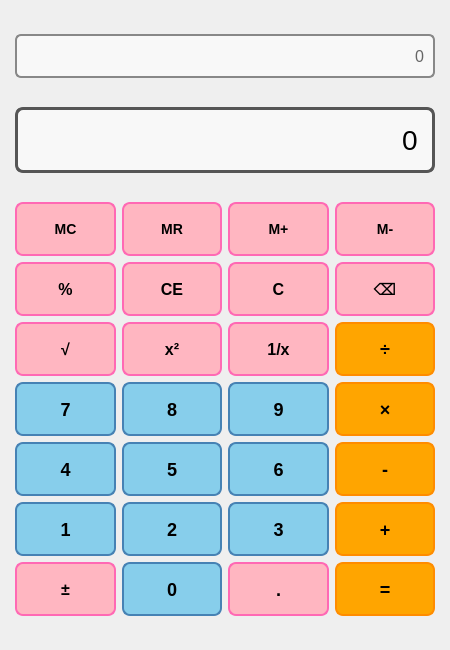
<?xml version="1.0" encoding="UTF-8"?>
<ui version="4.0">
 <class>CalculatorBase</class>
 <widget class="QWidget" name="CalculatorBase">
  <property name="geometry">
   <rect>
    <x>0</x>
    <y>0</y>
    <width>450</width>
    <height>650</height>
   </rect>
  </property>
  <property name="windowTitle">
   <string>Basic Calculator</string>
  </property>
  <layout class="QVBoxLayout" name="mainLayout">
   <property name="spacing">
    <number>10</number>
   </property>
   <property name="leftMargin">
    <number>15</number>
   </property>
   <property name="topMargin">
    <number>15</number>
   </property>
   <property name="rightMargin">
    <number>15</number>
   </property>
   <property name="bottomMargin">
    <number>15</number>
   </property>
   
   <!-- History Display -->
   <item>
    <widget class="QLineEdit" name="historyDisplay">
     <property name="readOnly">
      <bool>true</bool>
     </property>
     <property name="alignment">
      <set>Qt::AlignRight</set>
     </property>
     <property name="maxLength">
      <number>100</number>
     </property>
     <property name="text">
      <string>0</string>
     </property>
     <property name="styleSheet">
      <string notr="true">font-size: 16px;
padding: 5px;
border: 2px solid #888;
border-radius: 6px;
background-color: #f8f8f8;
color: #666;
min-height: 30px;</string>
     </property>
    </widget>
   </item>
   
   <!-- Main Display -->
   <item>
    <widget class="QLineEdit" name="display">
     <property name="readOnly">
      <bool>true</bool>
     </property>
     <property name="alignment">
      <set>Qt::AlignRight</set>
     </property>
     <property name="maxLength">
      <number>50</number>
     </property>
     <property name="text">
      <string>0</string>
     </property>
     <property name="styleSheet">
      <string notr="true">font-size: 28px;
padding: 10px;
border: 3px solid #555;
border-radius: 8px;
background-color: #f8f8f8;
min-height: 40px;</string>
     </property>
    </widget>
   </item>
   
   <!-- Buttons Grid Layout -->
   <item>
    <layout class="QGridLayout" name="buttonsLayout">
     <property name="spacing">
      <number>6</number>
     </property>
     
     <!-- Row 0: Memory Buttons -->
     <item row="0" column="0">
      <widget class="QPushButton" name="clearMemoryButton">
       <property name="text">
        <string>MC</string>
       </property>
       <property name="styleSheet">
        <string notr="true">QPushButton {
    background-color: #ffb6c1;
    color: black;
    border: 2px solid #ff69b4;
    border-radius: 8px;
    font-size: 14px;
    font-weight: bold;
    min-width: 60px;
    min-height: 50px;
}
QPushButton:hover {
    background-color: #ff69b4;
    color: white;
}
QPushButton:pressed {
    background-color: #ff1493;
}</string>
       </property>
      </widget>
     </item>
     <item row="0" column="1">
      <widget class="QPushButton" name="readMemoryButton">
       <property name="text">
        <string>MR</string>
       </property>
       <property name="styleSheet">
        <string notr="true">QPushButton {
    background-color: #ffb6c1;
    color: black;
    border: 2px solid #ff69b4;
    border-radius: 8px;
    font-size: 14px;
    font-weight: bold;
    min-width: 60px;
    min-height: 50px;
}
QPushButton:hover {
    background-color: #ff69b4;
    color: white;
}
QPushButton:pressed {
    background-color: #ff1493;
}</string>
       </property>
      </widget>
     </item>
     <item row="0" column="2">
      <widget class="QPushButton" name="addToMemoryButton">
       <property name="text">
        <string>M+</string>
       </property>
       <property name="styleSheet">
        <string notr="true">QPushButton {
    background-color: #ffb6c1;
    color: black;
    border: 2px solid #ff69b4;
    border-radius: 8px;
    font-size: 14px;
    font-weight: bold;
    min-width: 60px;
    min-height: 50px;
}
QPushButton:hover {
    background-color: #ff69b4;
    color: white;
}
QPushButton:pressed {
    background-color: #ff1493;
}</string>
       </property>
      </widget>
     </item>
     <item row="0" column="3">
      <widget class="QPushButton" name="minToMemoryButton">
       <property name="text">
        <string>M-</string>
       </property>
       <property name="styleSheet">
        <string notr="true">QPushButton {
    background-color: #ffb6c1;
    color: black;
    border: 2px solid #ff69b4;
    border-radius: 8px;
    font-size: 14px;
    font-weight: bold;
    min-width: 60px;
    min-height: 50px;
}
QPushButton:hover {
    background-color: #ff69b4;
    color: white;
}
QPushButton:pressed {
    background-color: #ff1493;
}</string>
       </property>
      </widget>
     </item>
     
     <!-- Row 1: Function Buttons -->
     <item row="1" column="0">
      <widget class="QPushButton" name="percentButton">
       <property name="text">
        <string>%</string>
       </property>
       <property name="styleSheet">
        <string notr="true">QPushButton {
    background-color: #ffb6c1;
    color: black;
    border: 2px solid #ff69b4;
    border-radius: 8px;
    font-size: 16px;
    font-weight: bold;
    min-width: 60px;
    min-height: 50px;
}
QPushButton:hover {
    background-color: #ff69b4;
    color: white;
}
QPushButton:pressed {
    background-color: #ff1493;
}</string>
       </property>
      </widget>
     </item>
     <item row="1" column="1">
      <widget class="QPushButton" name="clearAllButton">
       <property name="text">
        <string>CE</string>
       </property>
       <property name="styleSheet">
        <string notr="true">QPushButton {
    background-color: #ffb6c1;
    color: black;
    border: 2px solid #ff69b4;
    border-radius: 8px;
    font-size: 16px;
    font-weight: bold;
    min-width: 60px;
    min-height: 50px;
}
QPushButton:hover {
    background-color: #ff69b4;
    color: white;
}
QPushButton:pressed {
    background-color: #ff1493;
}</string>
       </property>
      </widget>
     </item>
     <item row="1" column="2">
      <widget class="QPushButton" name="clearButton">
       <property name="text">
        <string>C</string>
       </property>
       <property name="styleSheet">
        <string notr="true">QPushButton {
    background-color: #ffb6c1;
    color: black;
    border: 2px solid #ff69b4;
    border-radius: 8px;
    font-size: 16px;
    font-weight: bold;
    min-width: 60px;
    min-height: 50px;
}
QPushButton:hover {
    background-color: #ff69b4;
    color: white;
}
QPushButton:pressed {
    background-color: #ff1493;
}</string>
       </property>
      </widget>
     </item>
     <item row="1" column="3">
      <widget class="QPushButton" name="backspaceButton">
       <property name="text">
        <string>⌫</string>
       </property>
       <property name="styleSheet">
        <string notr="true">QPushButton {
    background-color: #ffb6c1;
    color: black;
    border: 2px solid #ff69b4;
    border-radius: 8px;
    font-size: 16px;
    font-weight: bold;
    min-width: 60px;
    min-height: 50px;
}
QPushButton:hover {
    background-color: #ff69b4;
    color: white;
}
QPushButton:pressed {
    background-color: #ff1493;
}</string>
       </property>
      </widget>
     </item>
     
     <!-- Row 2: Unary Operations -->
     <item row="2" column="0">
      <widget class="QPushButton" name="sqrtButton">
       <property name="text">
        <string>√</string>
       </property>
       <property name="styleSheet">
        <string notr="true">QPushButton {
    background-color: #ffb6c1;
    color: black;
    border: 2px solid #ff69b4;
    border-radius: 8px;
    font-size: 16px;
    font-weight: bold;
    min-width: 60px;
    min-height: 50px;
}
QPushButton:hover {
    background-color: #ff69b4;
    color: white;
}
QPushButton:pressed {
    background-color: #ff1493;
}</string>
       </property>
      </widget>
     </item>
     <item row="2" column="1">
      <widget class="QPushButton" name="squareButton">
       <property name="text">
        <string>x²</string>
       </property>
       <property name="styleSheet">
        <string notr="true">QPushButton {
    background-color: #ffb6c1;
    color: black;
    border: 2px solid #ff69b4;
    border-radius: 8px;
    font-size: 16px;
    font-weight: bold;
    min-width: 60px;
    min-height: 50px;
}
QPushButton:hover {
    background-color: #ff69b4;
    color: white;
}
QPushButton:pressed {
    background-color: #ff1493;
}</string>
       </property>
      </widget>
     </item>
     <item row="2" column="2">
      <widget class="QPushButton" name="reciprocalButton">
       <property name="text">
        <string>1/x</string>
       </property>
       <property name="styleSheet">
        <string notr="true">QPushButton {
    background-color: #ffb6c1;
    color: black;
    border: 2px solid #ff69b4;
    border-radius: 8px;
    font-size: 16px;
    font-weight: bold;
    min-width: 60px;
    min-height: 50px;
}
QPushButton:hover {
    background-color: #ff69b4;
    color: white;
}
QPushButton:pressed {
    background-color: #ff1493;
}</string>
       </property>
      </widget>
     </item>
     <item row="2" column="3">
      <widget class="QPushButton" name="divideButton">
       <property name="text">
        <string>÷</string>
       </property>
       <property name="styleSheet">
        <string notr="true">QPushButton {
    background-color: #ffa500;
    color: black;
    border: 2px solid #ff8c00;
    border-radius: 8px;
    font-size: 18px;
    font-weight: bold;
    min-width: 60px;
    min-height: 50px;
}
QPushButton:hover {
    background-color: #ff8c00;
    color: white;
}
QPushButton:pressed {
    background-color: #ff7f50;
}</string>
       </property>
      </widget>
     </item>
     
     <!-- Row 3: 7, 8, 9 -->
     <item row="3" column="0">
      <widget class="QPushButton" name="button7">
       <property name="text">
        <string>7</string>
       </property>
       <property name="styleSheet">
        <string notr="true">QPushButton {
    background-color: #87CEEB;
    color: black;
    border: 2px solid #4682b4;
    border-radius: 8px;
    font-size: 18px;
    font-weight: bold;
    min-width: 60px;
    min-height: 50px;
}
QPushButton:hover {
    background-color: #4682b4;
    color: white;
}
QPushButton:pressed {
    background-color: #4169e1;
}</string>
       </property>
      </widget>
     </item>
     <item row="3" column="1">
      <widget class="QPushButton" name="button8">
       <property name="text">
        <string>8</string>
       </property>
       <property name="styleSheet">
        <string notr="true">QPushButton {
    background-color: #87CEEB;
    color: black;
    border: 2px solid #4682b4;
    border-radius: 8px;
    font-size: 18px;
    font-weight: bold;
    min-width: 60px;
    min-height: 50px;
}
QPushButton:hover {
    background-color: #4682b4;
    color: white;
}
QPushButton:pressed {
    background-color: #4169e1;
}</string>
       </property>
      </widget>
     </item>
     <item row="3" column="2">
      <widget class="QPushButton" name="button9">
       <property name="text">
        <string>9</string>
       </property>
       <property name="styleSheet">
        <string notr="true">QPushButton {
    background-color: #87CEEB;
    color: black;
    border: 2px solid #4682b4;
    border-radius: 8px;
    font-size: 18px;
    font-weight: bold;
    min-width: 60px;
    min-height: 50px;
}
QPushButton:hover {
    background-color: #4682b4;
    color: white;
}
QPushButton:pressed {
    background-color: #4169e1;
}</string>
       </property>
      </widget>
     </item>
     <item row="3" column="3">
      <widget class="QPushButton" name="multiplyButton">
       <property name="text">
        <string>×</string>
       </property>
       <property name="styleSheet">
        <string notr="true">QPushButton {
    background-color: #ffa500;
    color: black;
    border: 2px solid #ff8c00;
    border-radius: 8px;
    font-size: 18px;
    font-weight: bold;
    min-width: 60px;
    min-height: 50px;
}
QPushButton:hover {
    background-color: #ff8c00;
    color: white;
}
QPushButton:pressed {
    background-color: #ff7f50;
}</string>
       </property>
      </widget>
     </item>
     
     <!-- Row 4: 4, 5, 6 -->
     <item row="4" column="0">
      <widget class="QPushButton" name="button4">
       <property name="text">
        <string>4</string>
       </property>
       <property name="styleSheet">
        <string notr="true">QPushButton {
    background-color: #87CEEB;
    color: black;
    border: 2px solid #4682b4;
    border-radius: 8px;
    font-size: 18px;
    font-weight: bold;
    min-width: 60px;
    min-height: 50px;
}
QPushButton:hover {
    background-color: #4682b4;
    color: white;
}
QPushButton:pressed {
    background-color: #4169e1;
}</string>
       </property>
      </widget>
     </item>
     <item row="4" column="1">
      <widget class="QPushButton" name="button5">
       <property name="text">
        <string>5</string>
       </property>
       <property name="styleSheet">
        <string notr="true">QPushButton {
    background-color: #87CEEB;
    color: black;
    border: 2px solid #4682b4;
    border-radius: 8px;
    font-size: 18px;
    font-weight: bold;
    min-width: 60px;
    min-height: 50px;
}
QPushButton:hover {
    background-color: #4682b4;
    color: white;
}
QPushButton:pressed {
    background-color: #4169e1;
}</string>
       </property>
      </widget>
     </item>
     <item row="4" column="2">
      <widget class="QPushButton" name="button6">
       <property name="text">
        <string>6</string>
       </property>
       <property name="styleSheet">
        <string notr="true">QPushButton {
    background-color: #87CEEB;
    color: black;
    border: 2px solid #4682b4;
    border-radius: 8px;
    font-size: 18px;
    font-weight: bold;
    min-width: 60px;
    min-height: 50px;
}
QPushButton:hover {
    background-color: #4682b4;
    color: white;
}
QPushButton:pressed {
    background-color: #4169e1;
}</string>
       </property>
      </widget>
     </item>
     <item row="4" column="3">
      <widget class="QPushButton" name="minusButton">
       <property name="text">
        <string>-</string>
       </property>
       <property name="styleSheet">
        <string notr="true">QPushButton {
    background-color: #ffa500;
    color: black;
    border: 2px solid #ff8c00;
    border-radius: 8px;
    font-size: 18px;
    font-weight: bold;
    min-width: 60px;
    min-height: 50px;
}
QPushButton:hover {
    background-color: #ff8c00;
    color: white;
}
QPushButton:pressed {
    background-color: #ff7f50;
}</string>
       </property>
      </widget>
     </item>
     
     <!-- Row 5: 1, 2, 3 -->
     <item row="5" column="0">
      <widget class="QPushButton" name="button1">
       <property name="text">
        <string>1</string>
       </property>
       <property name="styleSheet">
        <string notr="true">QPushButton {
    background-color: #87CEEB;
    color: black;
    border: 2px solid #4682b4;
    border-radius: 8px;
    font-size: 18px;
    font-weight: bold;
    min-width: 60px;
    min-height: 50px;
}
QPushButton:hover {
    background-color: #4682b4;
    color: white;
}
QPushButton:pressed {
    background-color: #4169e1;
}</string>
       </property>
      </widget>
     </item>
     <item row="5" column="1">
      <widget class="QPushButton" name="button2">
       <property name="text">
        <string>2</string>
       </property>
       <property name="styleSheet">
        <string notr="true">QPushButton {
    background-color: #87CEEB;
    color: black;
    border: 2px solid #4682b4;
    border-radius: 8px;
    font-size: 18px;
    font-weight: bold;
    min-width: 60px;
    min-height: 50px;
}
QPushButton:hover {
    background-color: #4682b4;
    color: white;
}
QPushButton:pressed {
    background-color: #4169e1;
}</string>
       </property>
      </widget>
     </item>
     <item row="5" column="2">
      <widget class="QPushButton" name="button3">
       <property name="text">
        <string>3</string>
       </property>
       <property name="styleSheet">
        <string notr="true">QPushButton {
    background-color: #87CEEB;
    color: black;
    border: 2px solid #4682b4;
    border-radius: 8px;
    font-size: 18px;
    font-weight: bold;
    min-width: 60px;
    min-height: 50px;
}
QPushButton:hover {
    background-color: #4682b4;
    color: white;
}
QPushButton:pressed {
    background-color: #4169e1;
}</string>
       </property>
      </widget>
     </item>
     <item row="5" column="3">
      <widget class="QPushButton" name="plusButton">
       <property name="text">
        <string>+</string>
       </property>
       <property name="styleSheet">
        <string notr="true">QPushButton {
    background-color: #ffa500;
    color: black;
    border: 2px solid #ff8c00;
    border-radius: 8px;
    font-size: 18px;
    font-weight: bold;
    min-width: 60px;
    min-height: 50px;
}
QPushButton:hover {
    background-color: #ff8c00;
    color: white;
}
QPushButton:pressed {
    background-color: #ff7f50;
}</string>
       </property>
      </widget>
     </item>
     
     <!-- Row 6: 0, ., ±, = -->
     <item row="6" column="0">
      <widget class="QPushButton" name="changeSignButton">
       <property name="text">
        <string>±</string>
       </property>
       <property name="styleSheet">
        <string notr="true">QPushButton {
    background-color: #ffb6c1;
    color: black;
    border: 2px solid #ff69b4;
    border-radius: 8px;
    font-size: 16px;
    font-weight: bold;
    min-width: 60px;
    min-height: 50px;
}
QPushButton:hover {
    background-color: #ff69b4;
    color: white;
}
QPushButton:pressed {
    background-color: #ff1493;
}</string>
       </property>
      </widget>
     </item>
     <item row="6" column="1">
      <widget class="QPushButton" name="button0">
       <property name="text">
        <string>0</string>
       </property>
       <property name="styleSheet">
        <string notr="true">QPushButton {
    background-color: #87CEEB;
    color: black;
    border: 2px solid #4682b4;
    border-radius: 8px;
    font-size: 18px;
    font-weight: bold;
    min-width: 60px;
    min-height: 50px;
}
QPushButton:hover {
    background-color: #4682b4;
    color: white;
}
QPushButton:pressed {
    background-color: #4169e1;
}</string>
       </property>
      </widget>
     </item>
     <item row="6" column="2">
      <widget class="QPushButton" name="pointButton">
       <property name="text">
        <string>.</string>
       </property>
       <property name="styleSheet">
        <string notr="true">QPushButton {
    background-color: #ffb6c1;
    color: black;
    border: 2px solid #ff69b4;
    border-radius: 8px;
    font-size: 18px;
    font-weight: bold;
    min-width: 60px;
    min-height: 50px;
}
QPushButton:hover {
    background-color: #ff69b4;
    color: white;
}
QPushButton:pressed {
    background-color: #ff1493;
}</string>
       </property>
      </widget>
     </item>
     <item row="6" column="3">
      <widget class="QPushButton" name="equalButton">
       <property name="text">
        <string>=</string>
       </property>
       <property name="styleSheet">
        <string notr="true">QPushButton {
    background-color: #ffa500;
    color: black;
    border: 2px solid #ff8c00;
    border-radius: 8px;
    font-size: 18px;
    font-weight: bold;
    min-width: 60px;
    min-height: 50px;
}
QPushButton:hover {
    background-color: #ff8c00;
    color: white;
}
QPushButton:pressed {
    background-color: #ff7f50;
}</string>
       </property>
      </widget>
     </item>
     
    </layout>
   </item>
   
  </layout>
 </widget>
 <resources/>
 <connections/>
</ui>
